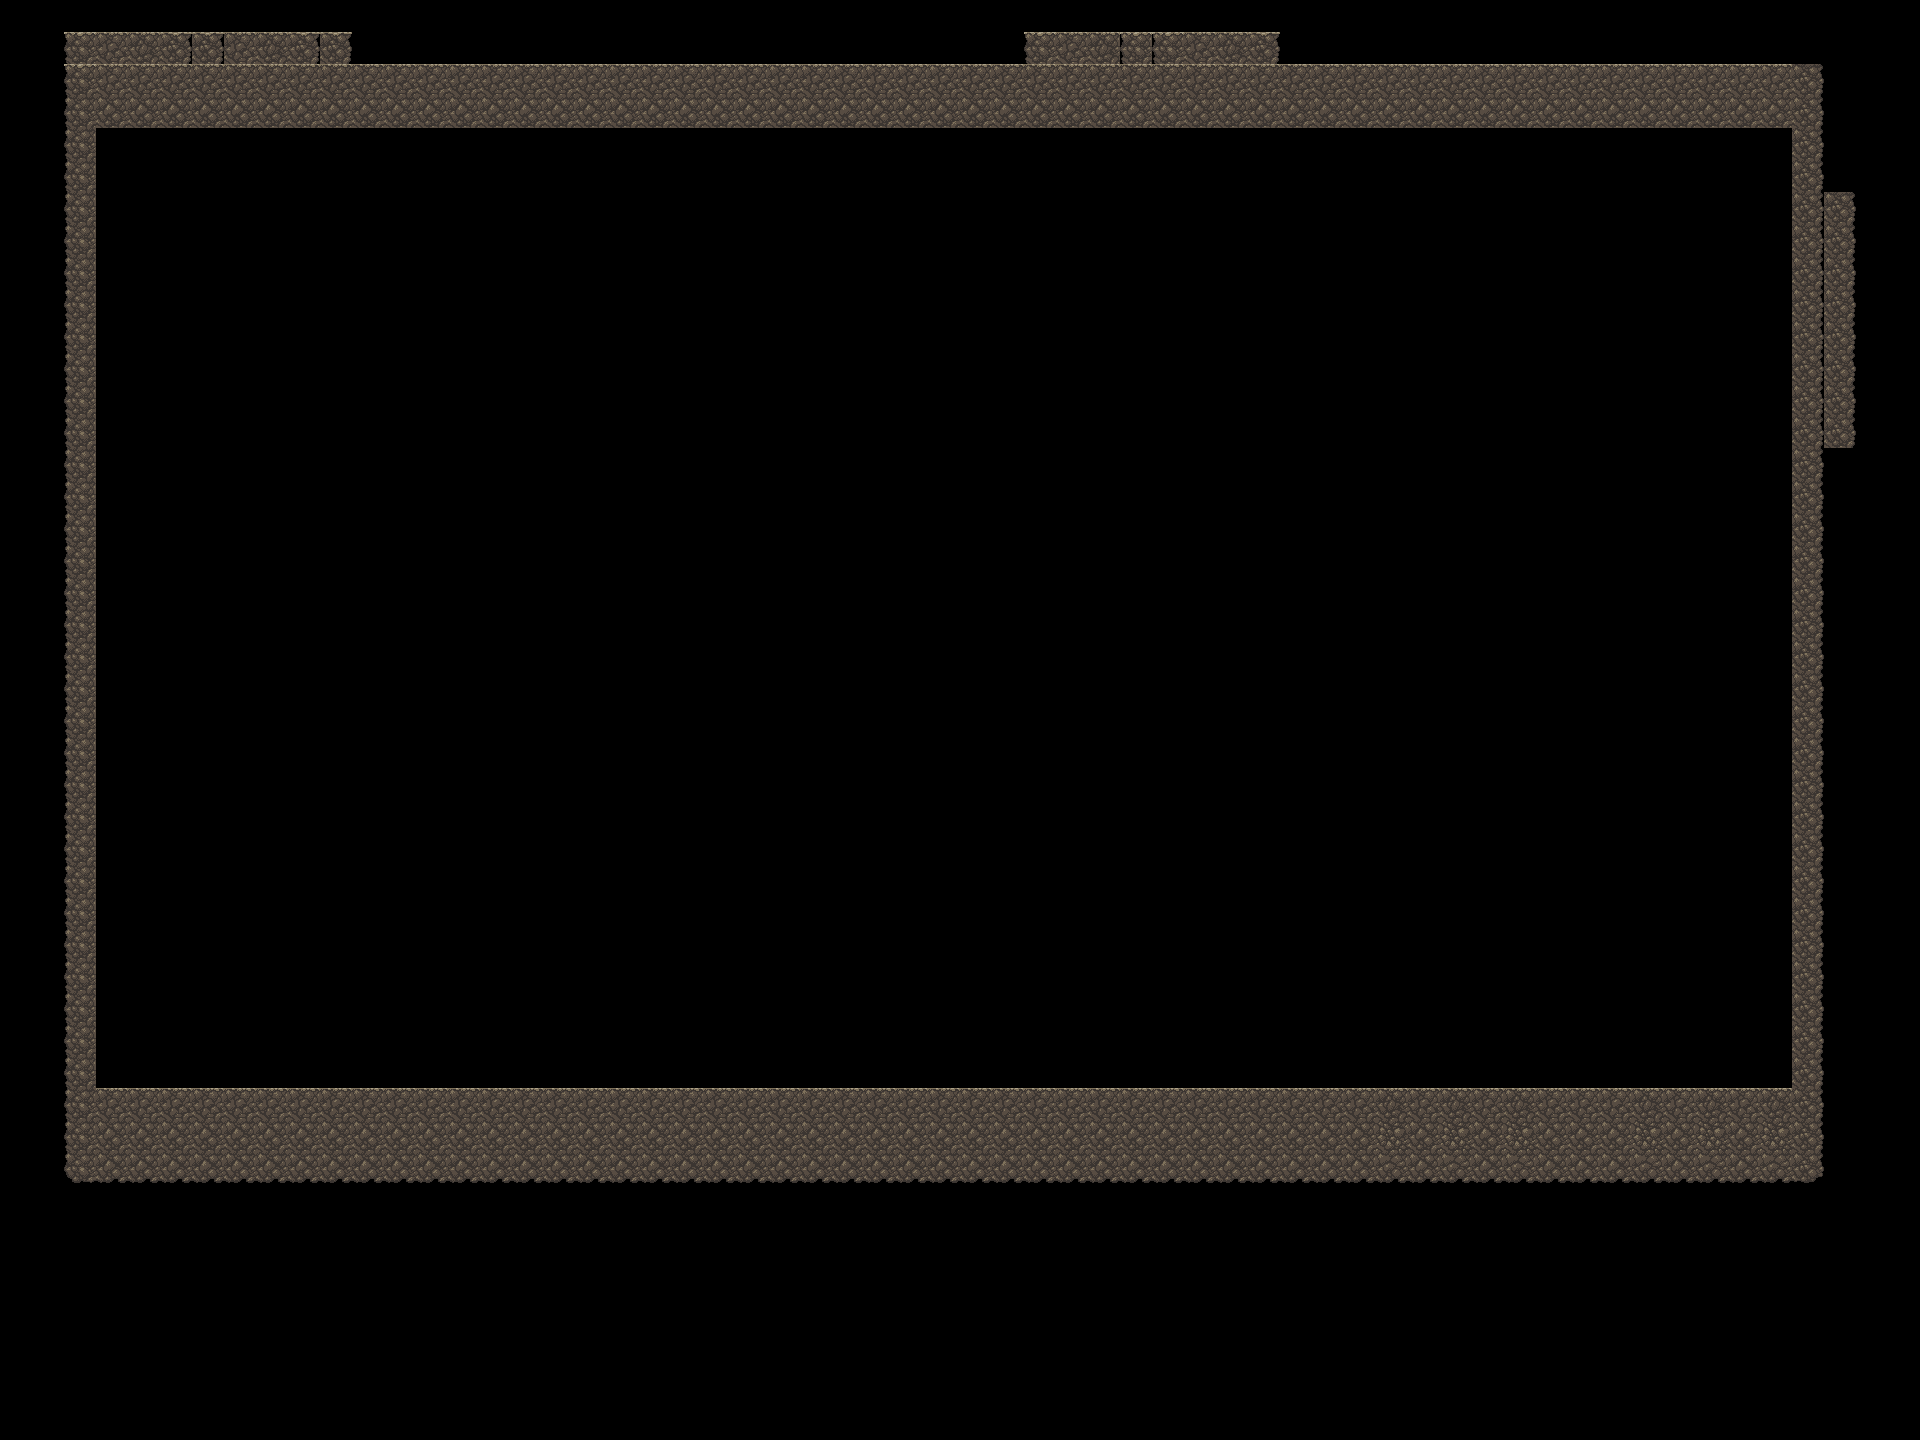

A 2D game scene composited from a Tiled map and its tileset images. What follows is a short description and the map's XML, with each tile layer's data collapsed to a summary:
An orthogonal 60x45 tile map with 32x32 px tiles, 1 tile layer (collision) and 1 object (Movable).

<map version="1.0" orientation="orthogonal" width="60" height="45" tilewidth="32" tileheight="32">
 <tileset firstgid="1" name="RockTile" tilewidth="32" tileheight="32">
  <image source="RockTile.png" width="192" height="192" />
 </tileset>
 <layer name="collision" width="60" height="45">
  <properties>
   <property name="Collidable" value="1" />
  </properties>
  <data>[2700 cells, 360 non-empty, 12 distinct tile ids]</data>
 </layer>
 <objectgroup name="Entities" width="60" height="45">
  <object name="Player1" type="Movable" x="286" y="718" width="172" height="166" />
 </objectgroup>
</map>
